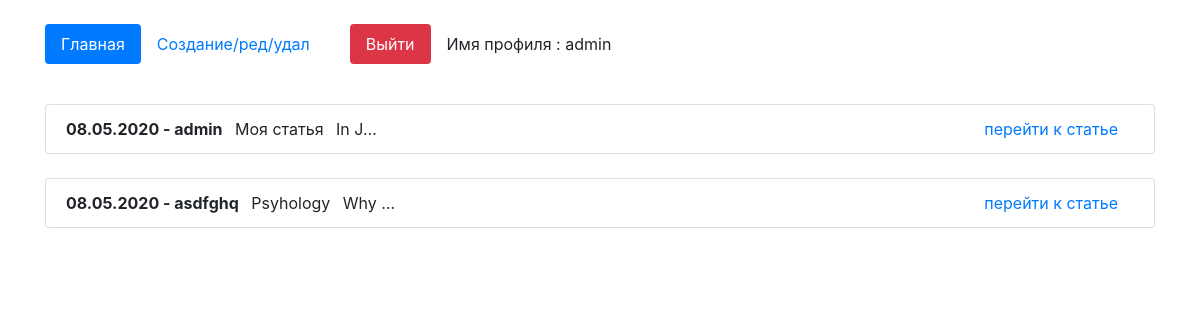
The app's page / (signed in) with its own data.
### core/models.py (models this page shows, shortened)
class Articles(models.Model):
    author = models.ForeignKey(User, on_delete = models.CASCADE, verbose_name='Владелец статьи', blank = True, null = True )
    create_date = models.DateTimeField(auto_now=True)
    name = models.CharField(max_length=200, verbose_name='Название')
    text = models.TextField(verbose_name='Текст')
    class Meta:
        verbose_name='Статью'
        verbose_name_plural='Статьи'

### core/views.py (the view)
# urls.py: path('', views.HomeListView.as_view(), name='home'),
class HomeListView(ListView):
    model = Articles
    template_name = 'index.html'
    context_object_name = 'list_articles'

### core/templates/index.html (shortened to what this page needs)
<!doctype html>
<html lang="en">
   <head>
      <link rel="stylesheet" href="https://stackpath.bootstrapcdn.com/bootstrap/4.4.1/css/bootstrap.min.css">
   </head>
   <body>
      <div class="container mt-4">
         <ul class="nav nav-pills">
            <li class="nav-item">
               {% url 'home' as url_home %}
               <a class="nav-link {% if url_home == request.path %}active{% endif %}" href="{{url_home}}">Главная</a>
            </li>
            <li class="nav-item">
               {% url 'edit_page' as url_edit_page %}
               <a class="nav-link {% if url_edit_page == request.path %}active{% endif %}" href="{{url_edit_page}}">Создание/ред/удал</a>
            </li>
            {% if request.user.is_authenticated %}
            <li class="nav-item">
             {% url 'logout_page' as url_logout_page %}
               <a class="nav-link btn-danger ml-4 " href="{{url_logout_page}}">Выйти</a>
            </li>
            {% endif %}
            <li class="nav-item">
           <p class="nav-link ml-auto">Имя профиля : {{request.user}}</p>
          </li>
         </ul>
         {% block content %}
         {% for i in list_articles %}
         <ul class="list-group mt-4">
            <li class="list-group-item">
               <b>{{i.create_date|date:'d.m.Y'}} - {{i.author}}</b>
               <span class="m-2">{{i.name}}</span>
               <span>{{i.text|truncatechars:"5"}}</span>
               <span class="float-right mr-3"><a href="/detail/{{i.id}}">перейти к статье</a></span>
            </li>
         </ul>
         {% endfor %}
         {% endblock %}
      </div>
   </body>
</html>

### records on screen
Articles: create_date "08.05.2020", author "admin", name "Моя статья", text "In J…"
Articles: create_date "08.05.2020", author "asdfghq", name "Psyhology", text "Why …"

### other values on screen
{{ request.user }} "admin"
